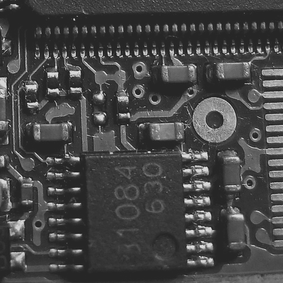
#> input picture tp4/ressources-tp4/07-circuit-reference.png, 283 x 283 px, shrunk from 512 x 512 before the run; the run also reads 1 picture not shown here
$ python 05_transfert.py
#> lines starting #> are read from the running program, lines starting #| are printed output that depends on the picture; after the words box and inside, x2 and y2 are one past the last pixel; in counts of white or black regions, pixels touching at a corner belong together; long printed decimals are rounded
### tp4/tp4_outils.py
"""Chargement et affichage ; les calculs des exercices restent dans leurs scripts."""
from pathlib import Path
import numpy as np
import matplotlib.pyplot as plt
from PIL import Image

DOSSIER_SCRIPTS = Path(__file__).resolve().parent
DOSSIER_RESSOURCES = DOSSIER_SCRIPTS.parent / 'tp4' / 'ressources-tp4'
if not DOSSIER_RESSOURCES.exists():
    DOSSIER_RESSOURCES = DOSSIER_SCRIPTS.parent / 'ressources'
DOSSIER_RESULTATS = DOSSIER_SCRIPTS / 'resultats'


def charger_image(nom):
#> called with nom = '07-circuit-reference.png'
    with Image.open(DOSSIER_RESSOURCES / nom) as source:
#> source is the input picture: PIL image 283x283 L; min 20, max 239, mean 70
        return np.asarray(source.convert('L'), dtype=float) / 255


def verifier(valeur):
    if valeur is None:
        raise NotImplementedError('Complétez les calculs TODO avant de lancer le script.')
    return valeur


def afficher_spectre(image, module_centre, titre, nom):
    figure, axes = plt.subplots(1, 3, figsize=(13, 4))
    axes[0].imshow(image, cmap='gray', vmin=0, vmax=1)
    axes[0].set_title(titre)
    axes[0].axis('off')
    frequences_x = np.fft.fftshift(np.fft.fftfreq(image.shape[1]))
    frequences_y = np.fft.fftshift(np.fft.fftfreq(image.shape[0]))
    for axe in axes[1:]:
        axe.pcolormesh(frequences_x, frequences_y, np.log1p(module_centre),
                       cmap='magma', shading='nearest')
        axe.set_xlabel('Fréquence selon les colonnes (cycles/pixel)')
        axe.set_ylabel('Fréquence selon les lignes (cycles/pixel)')
        axe.set_aspect('equal')
    axes[1].set_title('Module centré, affichage logarithmique')
    axes[2].set_title('Agrandissement autour de zéro')
    axes[2].set_xlim(-0.08, 0.08)
    axes[2].set_ylim(-0.08, 0.08)
    graduations = [-1/16, -1/32, 0, 1/32, 1/16]
    etiquettes = ['-1/16', '-1/32', '0', '1/32', '1/16']
    axes[2].set_xticks(graduations, etiquettes, rotation=45)
    axes[2].set_yticks(graduations, etiquettes)
    DOSSIER_RESULTATS.mkdir(exist_ok=True)
    figure.tight_layout(h_pad=2.5)
    figure.savefig(DOSSIER_RESULTATS / nom, dpi=160, bbox_inches='tight')
    print('Figure enregistrée :', DOSSIER_RESULTATS / nom)
    plt.show()
    plt.close(figure)


# [32 lines left out: function afficher_translation, not called in this run]


def enregistrer(figure, nom):
    DOSSIER_RESULTATS.mkdir(exist_ok=True)
    figure.tight_layout(h_pad=2.5)
    figure.savefig(DOSSIER_RESULTATS / nom, dpi=160, bbox_inches='tight')
    print('Figure enregistrée :', DOSSIER_RESULTATS / nom)
    plt.show()
    plt.close(figure)


# [41 lines left out: function afficher_passe_bas, not called in this run]


def afficher_rejection(cas, masque, spectre_filtre, fx, fy, rayon,
                       prefixe='04', region=(160, 100, 160, 160)):
    x, y, largeur, hauteur = region
    figure, axes = plt.subplots(2, len(cas), figsize=(15, 8))
    for colonne, (titre, tableau) in enumerate(cas):
        axes[0, colonne].imshow(tableau, cmap='gray', vmin=0, vmax=1)
        axes[0, colonne].set_title(titre)
        axes[1, colonne].imshow(tableau[y:y+hauteur, x:x+largeur], cmap='gray',
                                vmin=0, vmax=1, interpolation='nearest')
        axes[1, colonne].set_title('Même région agrandie')
        axes[0, colonne].add_patch(plt.Rectangle((x, y), largeur, hauteur,
                                                fill=False, edgecolor='orange'))
        axes[0, colonne].axis('off')
        axes[1, colonne].axis('off')
    figure.suptitle(f'Comparaison des traitements, rayon {rayon:.3f} cycle/pixel')
    enregistrer(figure, f'{prefixe}-comparaison-{rayon:.3f}.png')

    figure, axes = plt.subplots(1, 2, figsize=(10, 4.5))
    trace = axes[0].pcolormesh(fx, fy, masque, shading='nearest',
                              cmap='gray', vmin=0, vmax=1)
    figure.colorbar(trace, ax=axes[0], label='Facteur H')
    axes[0].set_title('Masque\nNoir : rejet ; blanc : conservation')
    axes[1].pcolormesh(fx, fy, np.log1p(np.abs(spectre_filtre)),
                       shading='nearest', cmap='magma')
    axes[1].set_title('Module filtré, affichage logarithmique')
    for axe in axes:
        axe.set_xlim(-0.08, 0.08)
        axe.set_ylim(-0.08, 0.08)
        axe.set_aspect('equal')
        axe.set_xlabel('Fréquence selon les colonnes (cycles/pixel)')
        axe.set_ylabel('Fréquence selon les lignes (cycles/pixel)')
        axe.set_xticks([-1/16, -1/32, 0, 1/32, 1/16],
                      ['-1/16', '-1/32', '0', '1/32', '1/16'], rotation=45)
        axe.set_yticks([-1/16, -1/32, 0, 1/32, 1/16],
                      ['-1/16', '-1/32', '0', '1/32', '1/16'])
    enregistrer(figure, f'{prefixe}-masque-{rayon:.3f}.png')


# [14 lines left out: function afficher_hybrides, not called in this run]

### tp4/05_transfert.py
"""Adapter la réjection à deux perturbations d'une image de circuit."""
import sys
import numpy as np
from tp4_outils import charger_image, verifier, afficher_spectre, afficher_rejection

# TODO : remplacer chaque None par un couple (fréquence x, fréquence y).
centres = [(0,1/16), (1/32 , 1/32)]
# Commencer avec une paire, puis passer à deux pour la question 3.
nombre_paires = 2
rayon = 0.015

reference = charger_image('07-circuit-reference.png')
image = charger_image('08-circuit-periodique.png')
#> call 2 of charger_image, with nom = '08-circuit-periodique.png'
#> in charger_image (call 2), `return np.asarray(source.convert('L'), dtype=float) / 255`:
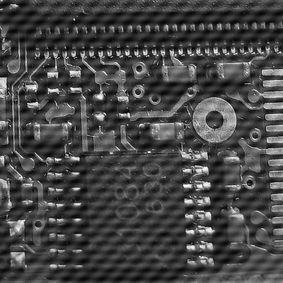
#> returned value: shape (283, 283) float64; min 0, max 1, mean 0.274
spectre_centre = np.fft.fftshift(np.fft.fft2(image))
for tableau, titre, nom in [
    (reference, 'Circuit de référence', '05-observation-reference.png'),
    (image, 'Circuit perturbé', '05-observation-perturbe.png'),
]:
    afficher_spectre(tableau, np.abs(np.fft.fftshift(np.fft.fft2(tableau))), titre, nom)
#> this loop made 2 passes
#> (titre, nom, graduations in afficher_spectre, etiquettes in afficher_spectre) on passes 1 to 2: ('Circuit de référence', '05-observation-reference.png', [-0.0625, -0.0312, 0, 0.0312, 0.0625], ['-1/16', '-1/32', '0', '1/32', '1/16']), ('Circuit perturbé', '05-observation-perturbe.png', [-0.0625, -0.0312, 0, 0.0312, 0.0625], ['-1/16', '-1/32', '0', '1/32', '1/16'])
#| Figure enregistrée : tp4/resultats/05-observation-reference.png
#| Figure enregistrée : tp4/resultats/05-observation-perturbe.png
#> pass 1, in afficher_spectre, `figure.savefig(DOSSIER_RESULTATS / nom, dpi=160, bbox_inches='tight')`:
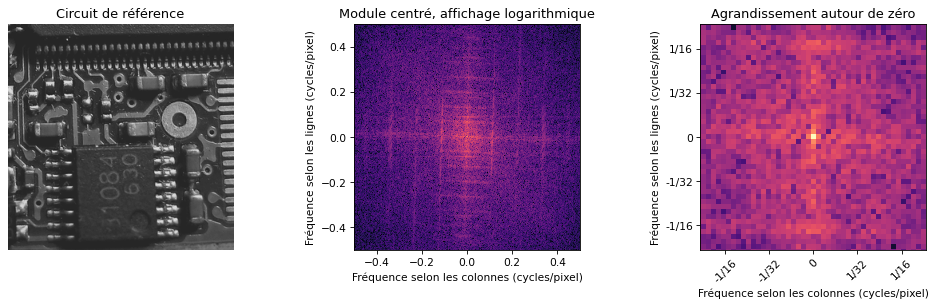
#> figure drawn by matplotlib, 3 panels
if nombre_paires not in (1, 2):
    raise ValueError('Choisissez une ou deux paires.')
if any(centre is None for centre in centres[:nombre_paires]):
    print('Observation terminée. Renseignez les centres des paires à rejeter,')
    print('complétez les masques et les multiplications, puis relancez.')
    sys.exit(0)

fx = np.fft.fftshift(np.fft.fftfreq(image.shape[1]))
#> fx = 283 values from -0.498 to 0.498
fy = np.fft.fftshift(np.fft.fftfreq(image.shape[0]))
#> fy = 283 values from -0.498 to 0.498
frequences_x, frequences_y = np.meshgrid(fx, fy)


def construire_masque(frequence_x, frequence_y):
    distance_positive = np.hypot(frequences_x-frequence_x, frequences_y-frequence_y)
    distance_negative = np.hypot(frequences_x+frequence_x, frequences_y+frequence_y)
    # TODO : reprendre la construction d'un masque symétrique de l'activité 4.
    masque = (distance_positive > rayon) & (distance_negative > rayon)
    return verifier(masque)


masque_total = np.ones(image.shape)
#> masque_total: shape (283, 283) float64; every value is 1
for frequence_x, frequence_y in centres[:nombre_paires]:
    masque_paire = construire_masque(frequence_x, frequence_y)
    # TODO : multiplier le masque total courant par celui de cette paire.
    masque_total = masque_total * masque_paire
    verifier(masque_total)
#> this loop made 2 passes
#> pass 1, in construire_masque, `distance_negative = np.hypot(frequences_x+frequence_x, frequences_y+fr..`:
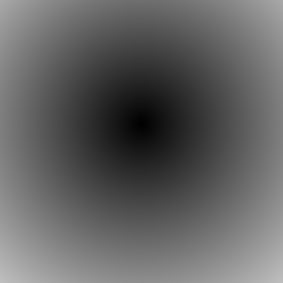
#> distance_negative: shape (283, 283) float64; min 0.0011, max 0.75, mean 0.386
#> pass 1, in construire_masque, `masque = (distance_positive > rayon) & (distance_negative > rayon)`:
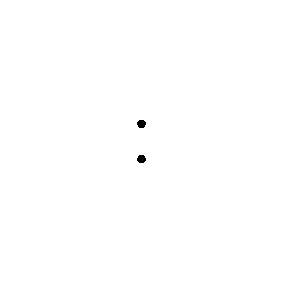
#> masque: shape (283, 283) bool; 99.9% white; 2 black regions, box (x1, y1, x2, y2) and area: (137, 120, 146, 128) 58, (137, 155, 146, 163) 58
#> after the loop:
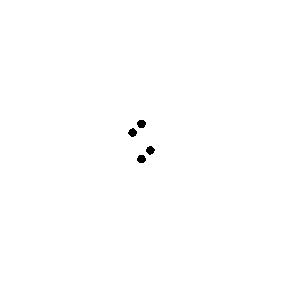
#> masque_total: shape (283, 283) float64; values 0 (black) and 1 (white), 99.7% white; 4 black regions, box (x1, y1, x2, y2) and area: (137, 120, 146, 128) 58, (137, 155, 146, 163) 58, (128, 128, 137, 137) 56, (146, 146, 155, 155) 56
# TODO : filtrer le spectre complexe de l'image perturbée initiale.
spectre_filtre = spectre_centre * masque_total
verifier(spectre_filtre)
reconstruction = np.fft.ifft2(np.fft.ifftshift(spectre_filtre))
residu = np.max(np.abs(reconstruction.imag))
#> residu = 9.21e-16
if residu > 1e-12:
    raise ValueError('Résidu imaginaire trop élevé : vérifier la symétrie des masques.')
corrigee = reconstruction.real
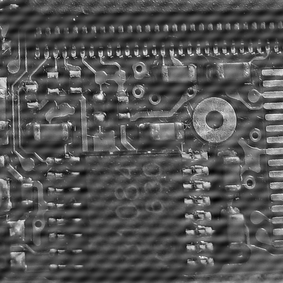
#> corrigee: shape (283, 283) float64; min -0.0903, max 1.01, mean 0.274; drawn with min black and max white
print(f'{nombre_paires} paire(s), rayon {rayon:.3f} ; résidu imaginaire : {residu:.3e}')
#| 2 paire(s), rayon 0.015 ; résidu imaginaire : 9.211e-16
for titre, resultat in [('Perturbée', image), ('Corrigée', corrigee)]:
    print(f'{titre} : erreur quadratique moyenne (EQM) = '
          f'{np.mean((reference-resultat)**2):.8f}')
#> this loop made 2 passes
#> titre on passes 1 to 2: 'Perturbée', 'Corrigée'
#| Perturbée : erreur quadratique moyenne (EQM) = 0.003619
#| Corrigée : erreur quadratique moyenne (EQM) = 0.005777
cas = [('Référence', reference), ('Perturbée', image),
       (f'Rejet de {nombre_paires} paire(s)', corrigee)]
afficher_rejection(cas, masque_total, spectre_filtre, fx, fy, rayon,
                   prefixe=f'05-{nombre_paires}paires', region=(120, 180, 160, 160))
#> the loop in afficher_rejection, `for colonne, (titre, tableau) in enumerate(cas):` made 3 passes
#> titre on passes 1 to 3: 'Référence', 'Perturbée', 'Rejet de 2 paire(s)'
#> the loop in afficher_rejection, `for axe in axes:` made 2 passes
#> call 2 of enregistrer, with nom = '05-2paires-masque-0.015.png'
#> in enregistrer (call 2), `figure.savefig(DOSSIER_RESULTATS / nom, dpi=160, bbox_inches='tight')`:
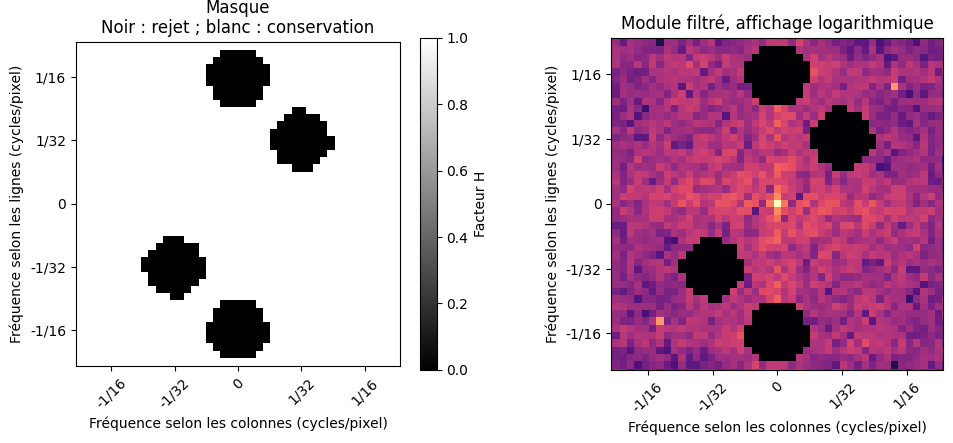
#> figure drawn by matplotlib, 3 panels
